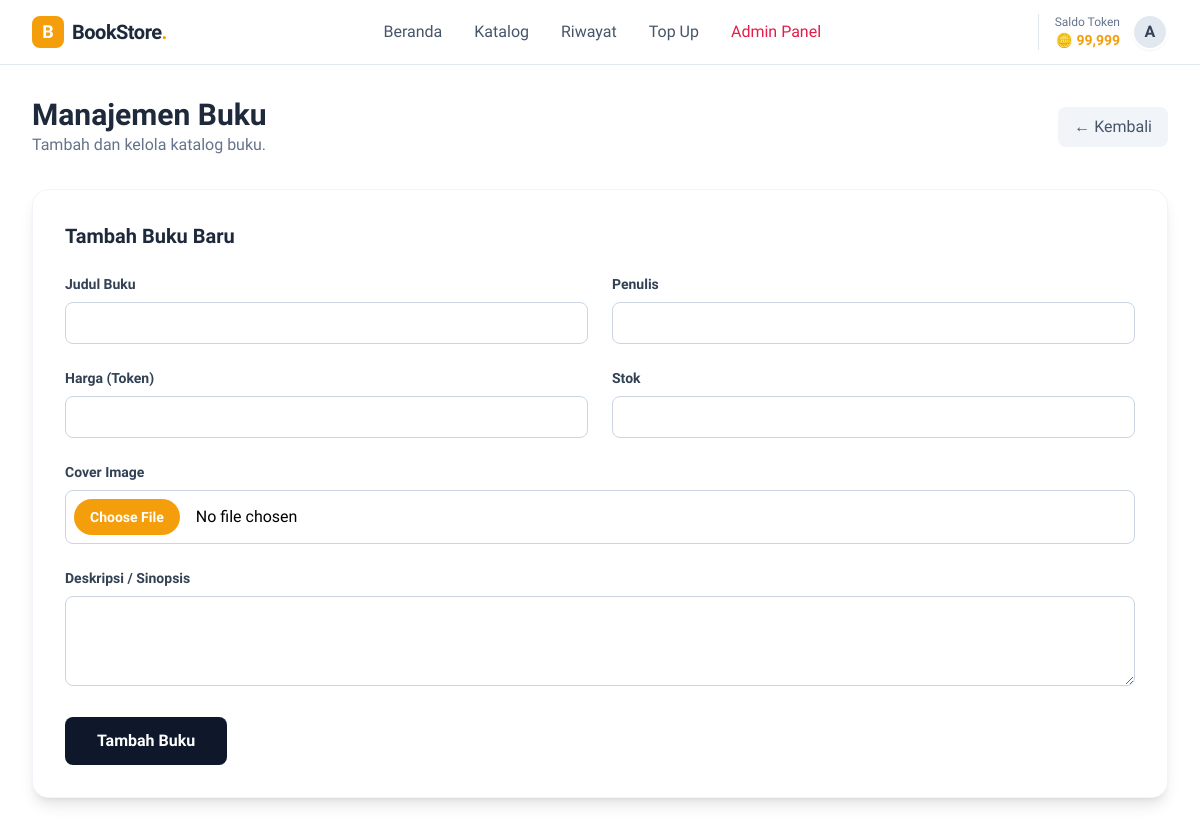
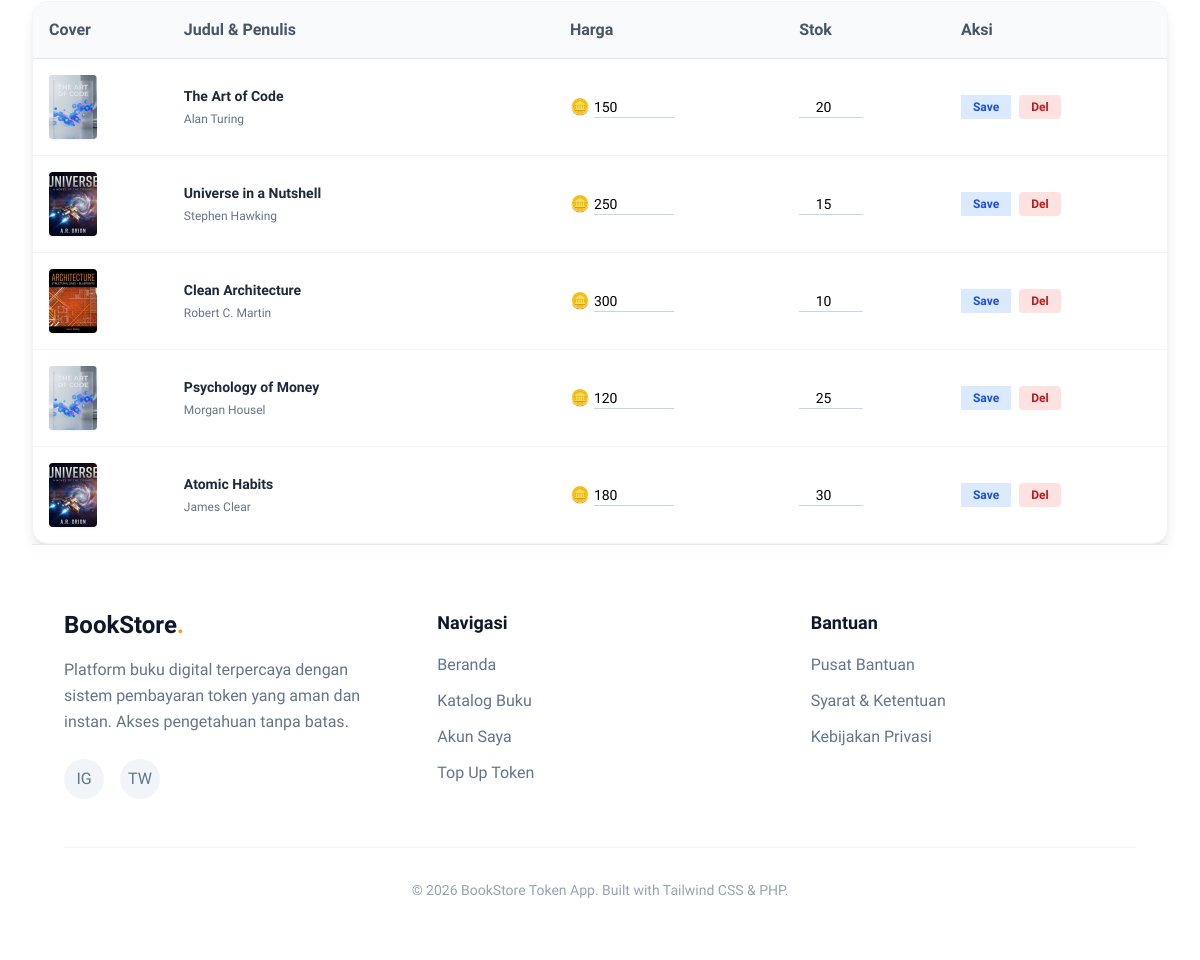
The page /index.php?page=admin_books (signed in) on the database its author committed (2 pictures, top to bottom).
### tables this page shows
CREATE TABLE users (
    id INT AUTO_INCREMENT PRIMARY KEY,
    name VARCHAR(100) NOT NULL,
    email VARCHAR(100) NOT NULL UNIQUE,
    password VARCHAR(255) NOT NULL,
    role ENUM('admin', 'user') DEFAULT 'user',
    tokens INT DEFAULT 0,
    created_at TIMESTAMP DEFAULT CURRENT_TIMESTAMP
);

CREATE TABLE books (
    id INT AUTO_INCREMENT PRIMARY KEY,
    title VARCHAR(255) NOT NULL,
    author VARCHAR(100) NOT NULL,
    price INT NOT NULL,  
    description TEXT,
    image VARCHAR(255) DEFAULT 'default_book.png',
    rating DECIMAL(2, 1) DEFAULT 4.5,
    stock INT DEFAULT 10,
    created_at TIMESTAMP DEFAULT CURRENT_TIMESTAMP
);

### includes/functions.php (called while the page is built, shortened)
<?php
function isLoggedIn()
{
    return isset($_SESSION['user_id']);
}
function isAdmin()
{
    return isset($_SESSION['role']) && $_SESSION['role'] === 'admin';
}
function getUserTokenBalance($pdo, $user_id)
{
    $stmt = $pdo->prepare("SELECT tokens FROM users WHERE id = ?");
    $stmt->execute([$user_id]);
    return $stmt->fetchColumn() ?: 0;
}
?>

### pages/admin_books.php (the view, shortened to what this page needs)
<?php
$stmt = $pdo->query("SELECT * FROM books ORDER BY created_at DESC");
$books = $stmt->fetchAll();
?>
<div class="flex justify-between items-center mb-8">
    <div>
        <h2 class="text-3xl font-bold text-slate-800">Manajemen Buku</h2>
        <p class="text-slate-500">Tambah dan kelola katalog buku.</p>
    </div>
    <a href="index.php?page=admin"
        class="px-4 py-2 bg-slate-100 text-slate-600 rounded-lg hover:bg-slate-200 font-medium transition-colors">
        &larr; Kembali
    </a>
</div>
<div class="bg-white rounded-2xl shadow-lg border border-slate-100 p-8 mb-8">
    <h4 class="text-xl font-bold text-slate-800 mb-6">Tambah Buku Baru</h4>
    <form method="POST" enctype="multipart/form-data" class="grid grid-cols-1 md:grid-cols-2 gap-6">
        <div>
            <label class="block text-sm font-semibold text-slate-700 mb-2">Judul Buku</label>
            <input type="text" name="title"
                class="w-full px-4 py-2 border border-slate-300 rounded-lg focus:ring-2 focus:ring-primary focus:border-primary outline-none transition-all"
                required>
        </div>
        <div>
            <label class="block text-sm font-semibold text-slate-700 mb-2">Penulis</label>
            <input type="text" name="author"
                class="w-full px-4 py-2 border border-slate-300 rounded-lg focus:ring-2 focus:ring-primary focus:border-primary outline-none transition-all"
                required>
        </div>
        <div>
            <label class="block text-sm font-semibold text-slate-700 mb-2">Harga (Token)</label>
            <input type="number" name="price"
                class="w-full px-4 py-2 border border-slate-300 rounded-lg focus:ring-2 focus:ring-primary focus:border-primary outline-none transition-all"
                required>
        </div>
        <div>
            <label class="block text-sm font-semibold text-slate-700 mb-2">Stok</label>
            <input type="number" name="stock"
                class="w-full px-4 py-2 border border-slate-300 rounded-lg focus:ring-2 focus:ring-primary focus:border-primary outline-none transition-all"
                required>
        </div>
        <div class="md:col-span-2">
            <label class="block text-sm font-semibold text-slate-700 mb-2">Cover Image</label>
            <input type="file" name="image"
                class="w-full p-2 border border-slate-300 rounded-lg file:mr-4 file:py-2 file:px-4 file:rounded-full file:border-0 file:text-sm file:font-semibold file:bg-primary file:text-white hover:file:bg-amber-600">
        </div>
        <div class="md:col-span-2">
            <label class="block text-sm font-semibold text-slate-700 mb-2">Deskripsi / Sinopsis</label>
            <textarea name="description" rows="3"
                class="w-full px-4 py-2 border border-slate-300 rounded-lg focus:ring-2 focus:ring-primary focus:border-primary outline-none transition-all"></textarea>
        </div>
        <div class="md:col-span-2">
            <button type="submit"
                class="w-full md:w-auto px-8 py-3 bg-slate-900 text-white font-bold rounded-lg hover:bg-slate-800 transition-colors">
                Tambah Buku
            </button>
        </div>
    </form>
</div>
<div class="bg-white rounded-2xl shadow-lg border border-slate-100 overflow-hidden">
    <div class="overflow-x-auto">
        <table class="w-full text-left border-collapse">
            <thead>
                <tr class="bg-slate-50 border-b border-slate-200">
                    <th class="p-4 font-bold text-slate-600">Cover</th>
                    <th class="p-4 font-bold text-slate-600">Judul & Penulis</th>
                    <th class="p-4 font-bold text-slate-600">Harga</th>
                    <th class="p-4 font-bold text-slate-600">Stok</th>
                    <th class="p-4 font-bold text-slate-600">Aksi</th>
                </tr>
            </thead>
            <tbody class="divide-y divide-slate-100">
                <?php foreach ($books as $b): ?>
                    <tr class="hover:bg-slate-50 transition-colors">
                        <form method="POST">
                            <td class="p-4">
                                <img src="assets/images/<?= htmlspecialchars($b['image']) ?>" alt="cover"
                                    class="w-12 h-16 object-cover rounded shadow-sm bg-slate-200">
                            </td>
                            <td class="p-4">
                                <input type="text" name="title" value="<?= htmlspecialchars($b['title']) ?>"
                                    class="block w-full text-sm font-bold text-slate-800 bg-transparent border-b border-transparent focus:border-primary outline-none mb-1">
                                <input type="text" name="author" value="<?= htmlspecialchars($b['author']) ?>"
                                    class="block w-full text-xs text-slate-500 bg-transparent border-b border-transparent focus:border-primary outline-none">
                            </td>
                            <td class="p-4">
                                <div class="flex items-center">
                                    <span class="mr-1">🪙</span>
                                    <input type="number" name="price" value="<?= $b['price'] ?>"
                                        class="w-20 bg-transparent border-b border-slate-300 focus:border-primary outline-none text-sm">
                                </div>
                            </td>
                            <td class="p-4">
                                <input type="number" name="stock" value="<?= $b['stock'] ?>"
                                    class="w-16 bg-transparent border-b border-slate-300 focus:border-primary outline-none text-sm text-center">
                            </td>
                            <td class="p-4">
                                <div class="flex items-center gap-2">
                                    <button type="submit"
                                        class="px-3 py-1 bg-blue-100 text-blue-700 text-xs font-bold roundedHover:bg-blue-200">Save</button>
                                    <button type="button"
                                        onclick="if(confirm('Hapus buku ini?')) { this.nextElementSibling.submit(); }"
                                        class="px-3 py-1 bg-red-100 text-red-700 text-xs font-bold rounded hover:bg-red-200 cursor-pointer">Del</button>
                                </div>
                            </td>
                        </form>
                    </tr>
                <?php endforeach; ?>
            </tbody>
        </table>
    </div>
</div>

### includes/header.php (shortened to what this page needs)
<!DOCTYPE html>
<html lang="id">
<head>
    <script src="https://cdn.tailwindcss.com"></script>
</head>
<body>
    <?php
    $current_tokens = 0;
    if (isLoggedIn() && isset($pdo)) {
        $current_tokens = getUserTokenBalance($pdo, $_SESSION['user_id']);
    }
    ?>
    <nav class="sticky top-0 z-50 bg-white/80 backdrop-blur-md border-b border-slate-200">
        <div class="max-w-7xl mx-auto px-4 sm:px-6 lg:px-8">
            <div class="flex justify-between items-center h-16">
                <div class="flex-shrink-0 flex items-center gap-2">
                    <div
                        class="w-8 h-8 bg-primary rounded-lg flex items-center justify-center text-white font-bold text-lg">
                        B</div>
                    <a href="index.php" class="font-bold text-xl text-slate-800 tracking-tight">BookStore<span
                            class="text-primary">.</span></a>
                </div>
                <div class="hidden md:flex space-x-8 items-center">
                    <a href="index.php"
                        class="text-slate-600 hover:text-primary font-medium transition-colors">Beranda</a>
                    <a href="index.php?page=home#katalog"
                        class="text-slate-600 hover:text-primary font-medium transition-colors">Katalog</a>
                    <?php if (isLoggedIn()): ?>
                        <a href="index.php?page=history"
                            class="text-slate-600 hover:text-primary font-medium transition-colors">Riwayat</a>
                        <a href="index.php?page=topup"
                            class="text-slate-600 hover:text-primary font-medium transition-colors">Top Up</a>
                        <?php if (isAdmin()): ?>
                            <a href="index.php?page=admin"
                                class="text-rose-600 hover:text-rose-700 font-medium transition-colors">Admin Panel</a>
                        <?php endif; ?>
                    <?php endif; ?>
                </div>
                <div class="flex items-center gap-4">
                    <?php if (isLoggedIn()): ?>
                        <div class="flex items-center gap-3 pl-4 border-l border-slate-200">
                            <div class="hidden sm:flex flex-col items-end">
                                <span class="text-xs text-slate-500">Saldo Token</span>
                                <span class="text-sm font-bold text-primary">🪙 <?= number_format($current_tokens) ?></span>
                            </div>
                            <div class="relative group">
                                <a href="index.php?page=profile">
                                    <div
                                        class="w-9 h-9 rounded-full bg-slate-200 flex items-center justify-center text-slate-700 font-bold border-2 border-white shadow-sm cursor-pointer hover:bg-slate-300 transition-colors">
                                        <?= substr($_SESSION['user_name'] ?? 'U', 0, 1) ?>
                                    </div>
                                </a>
                            </div>
                        </div>
                    <?php endif; ?>
                </div>
            </div>
        </div>
    </nav>
    <div class="max-w-7xl mx-auto px-4 sm:px-6 lg:px-8 py-8 min-h-screen">

### rows shown on the page
users: tokens "99,999"
books: image (picture), title "The Art of Code", author "Alan Turing", price "150", stock "20"
books: image (picture), title "Universe in a Nutshell", author "Stephen Hawking", price "250", stock "15"
books: image (picture), title "Clean Architecture", author "Robert C. Martin", price "300", stock "10"
books: image (picture), title "Psychology of Money", author "Morgan Housel", price "120", stock "25"
books: image (picture), title "Atomic Habits", author "James Clear", price "180", stock "30"

### other values the page prints
substr($_SESSION['user_name'] ?? 'U', 0, 1) "A"
